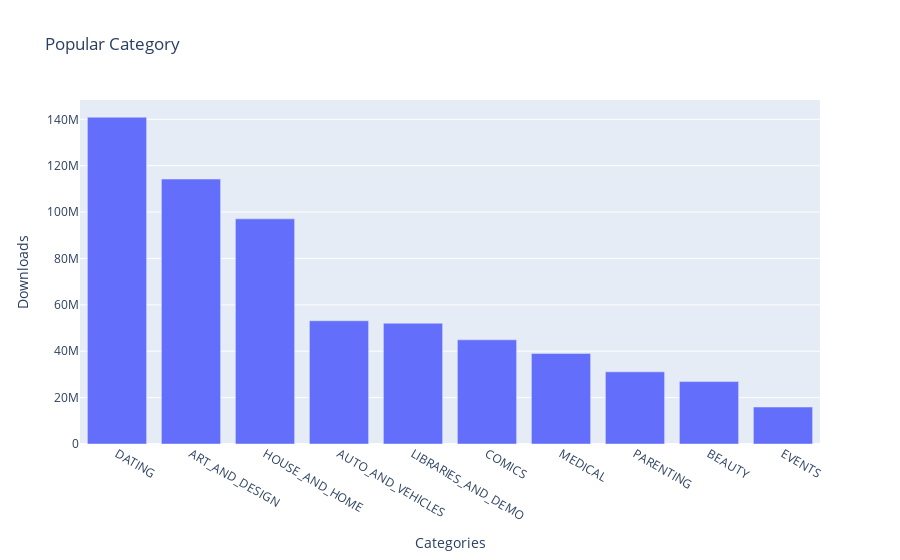

Notebook source saved alongside this figure:
### Markdown cell above
### Vertical Bar Chart - Highest Competition (Number of Apps)

### Code cell
vbar= pex.bar(x= highest_inst.index, y= highest_inst.Installs, title="Popular Category")
vbar.update_layout(xaxis_title="Categories", yaxis_title="Downloads")

### Figure 1 — Plotly figure (JSON) as saved in the notebook; plotly's stock layout.template omitted (floating-point values rounded to 4 significant figures)
{"data": [{"alignmentgroup": "True", "hovertemplate": "x=%{x}<br>y=%{y}<extra></extra>", "legendgroup": "", "marker": {"color": "#636efa", "pattern": {"shape": ""}}, "name": "", "offsetgroup": "", "orientation": "v", "showlegend": false, "textposition": "auto", "type": "bar", "x": ["DATING", "ART_AND_DESIGN", "HOUSE_AND_HOME", "AUTO_AND_VEHICLES", "LIBRARIES_AND_DEMO", "COMICS", "MEDICAL", "PARENTING", "BEAUTY", "EVENTS"], "xaxis": "x", "y": [140912410, 114233100, 97082000, 53129800, 52083000, 44931100, 39062676, 31116110, 26916200, 15949410], "yaxis": "y"}], "layout": {"barmode": "relative", "legend": {"tracegroupgap": 0}, "title": {"text": "Popular Category"}, "xaxis": {"anchor": "y", "domain": [0, 1], "title": {"text": "Categories"}}, "yaxis": {"anchor": "x", "domain": [0, 1], "title": {"text": "Downloads"}}}}
